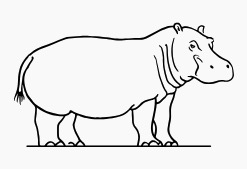
#> input picture images/animals/Screenshot 2026-04-06 at 18.59.18.jpg, 247 x 169 px; its folder holds only this picture in this run
$ python make_silhouettes.py
#> lines starting #> are read from the running program, lines starting #| are printed output that depends on the picture
#!/usr/bin/env python3
"""
Convert animal line drawings to white/beige silhouettes on transparent background.
- White background → transparent
- Black outlines → white-beige (#F5F0E8)
"""
from PIL import Image
import os, glob

OUTLINE_COLOR = (245, 240, 232, 255)  # white-beige
THRESHOLD = 180  # pixels darker than this are considered "line"
INPUT_DIR = os.path.dirname(os.path.abspath(__file__))
OUTPUT_DIR = os.path.join(INPUT_DIR, "silhouettes")

files = glob.glob(os.path.join(INPUT_DIR, "*.jpg")) + glob.glob(os.path.join(INPUT_DIR, "*.png"))

for path in files:
    img = Image.open(path).convert("RGBA")
    pixels = img.load()
    w, h = img.size
#> w = 247; h = 169

    for y in range(h):
        for x in range(w):
            r, g, b, a = pixels[x, y]
            brightness = (r + g + b) / 3
            if brightness < THRESHOLD:
                # Dark pixel → outline → make white-beige
                pixels[x, y] = OUTLINE_COLOR
            else:
                # Light pixel → background → make transparent
                pixels[x, y] = (255, 255, 255, 0)

    name = os.path.splitext(os.path.basename(path))[0]
    # Rename sequentially: animal-1.png, animal-2.png, ...
    out_name = f"animal-{files.index(path) + 1}.png"
    out_path = os.path.join(OUTPUT_DIR, out_name)
    img.save(out_path, "PNG")
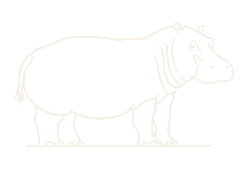
#> saved as animal-1.png: PIL image 247x169 RGBA; mean R, G, B, A 254.3, 253.9, 253.4, 18; transparent parts drawn white
    print(f"  {os.path.basename(path)} → {out_name}")

print(f"\nDone. {len(files)} silhouettes saved to {OUTPUT_DIR}")

$ run again, on images/animals/Screenshot 2026-04-06 at 18.59.47.jpg
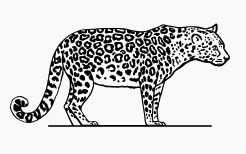
#> input picture images/animals/Screenshot 2026-04-06 at 18.59.47.jpg, 246 x 154 px
#> `img.save(out_path, "PNG")`:
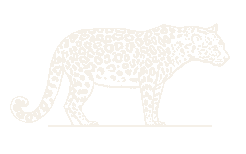
#> saved as animal-1.png: PIL image 246x154 RGBA; mean R, G, B, A 253.1, 252.2, 250.7, 48.1; transparent parts drawn white

$ run again, on images/animals/Screenshot 2026-04-06 at 18.59.51.jpg
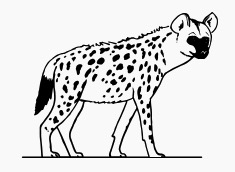
#> input picture images/animals/Screenshot 2026-04-06 at 18.59.51.jpg, 235 x 172 px
#> `img.save(out_path, "PNG")`:
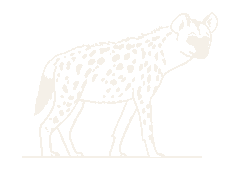
#> saved as animal-1.png: PIL image 235x172 RGBA; mean R, G, B, A 253.7, 253.1, 252.1, 31.9; transparent parts drawn white

$ run again, on images/animals/Screenshot 2026-04-06 at 18.59.57.jpg
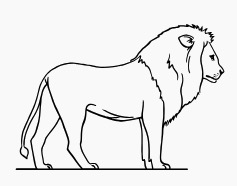
#> input picture images/animals/Screenshot 2026-04-06 at 18.59.57.jpg, 237 x 186 px
#> `img.save(out_path, "PNG")`:
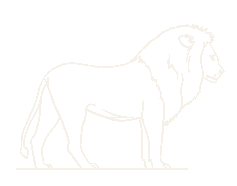
#> saved as animal-1.png: PIL image 237x186 RGBA; mean R, G, B, A 254.3, 254, 253.4, 17.3; transparent parts drawn white

$ run again, on images/animals/Screenshot 2026-04-06 at 18.59.31.jpg
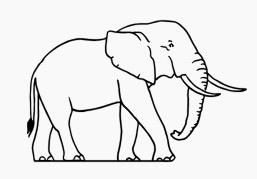
#> input picture images/animals/Screenshot 2026-04-06 at 18.59.31.jpg, 257 x 179 px
#> `img.save(out_path, "PNG")`:
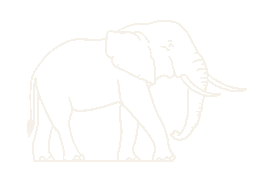
#> saved as animal-1.png: PIL image 257x179 RGBA; mean R, G, B, A 254.2, 253.8, 253.2, 19.6; transparent parts drawn white
